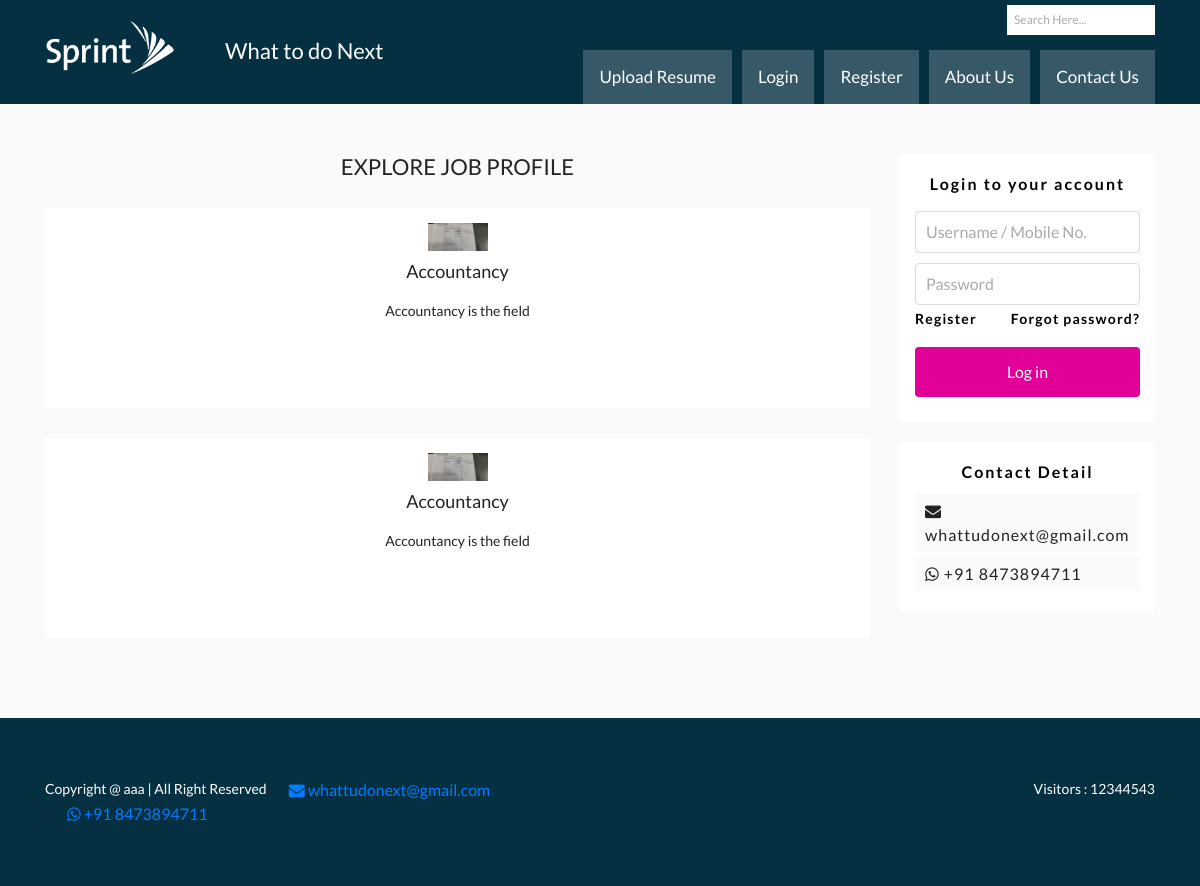
/, run on an earlier commit of the app's database.
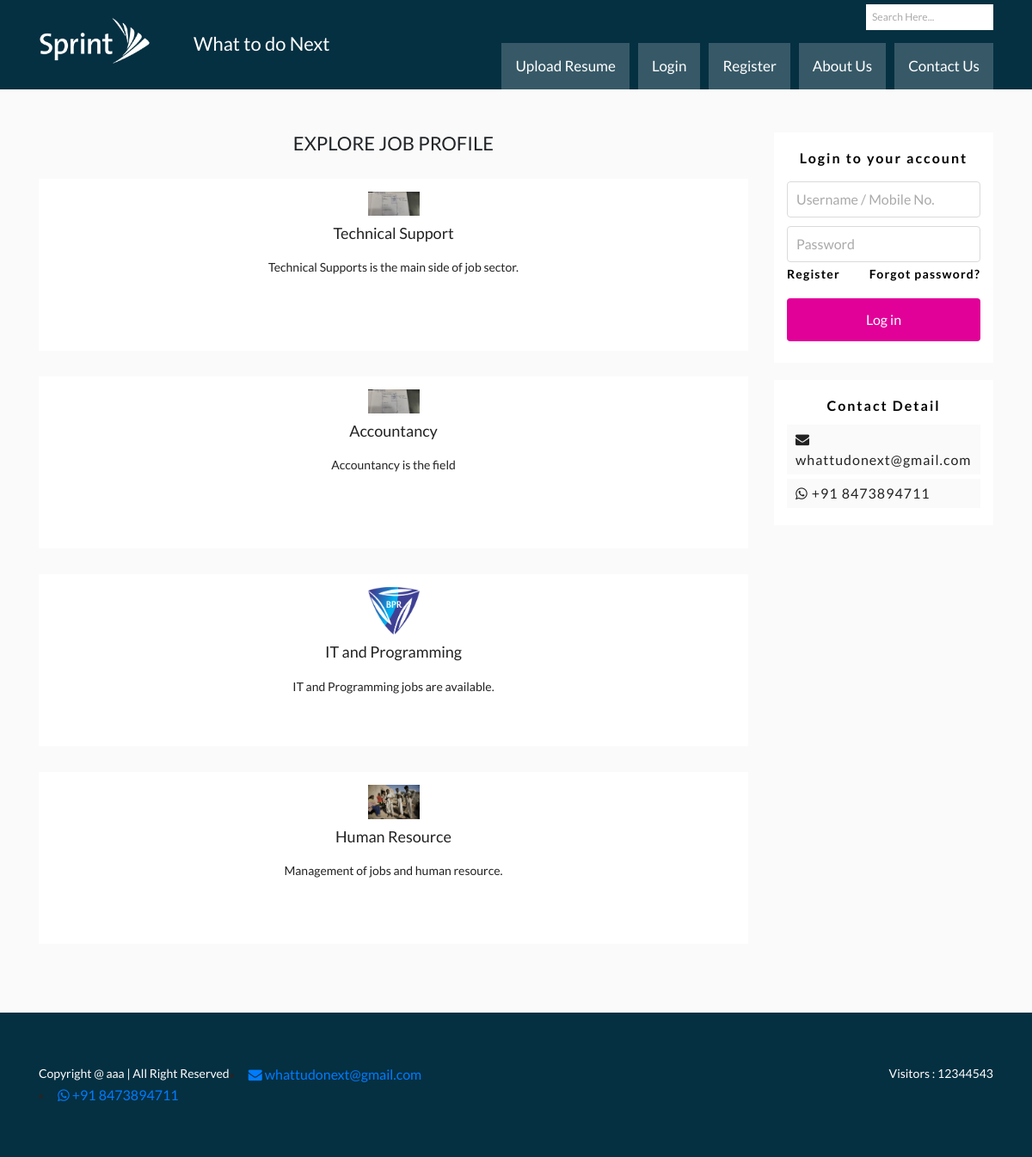
And on a later commit of the database.
### jobsector/models.py (models this page shows, shortened)
class Jobsector(models.Model):
    title = models.CharField(max_length=100)
    overview = models.TextField()
    thumbnail = models.ImageField()
    featured = models.BooleanField()

### jobportal/views.py (the view)
# urls.py: path('', index),
def index(request):
    queryset = Jobsector.objects.filter(featured=True)
    context = {
        'object_list': queryset
    }
    return render(request, 'index.html', context)

### templates/index.html
{% extends 'base.html' %} {% load static %} {% block content %}
<div class="center-main">
    <div class="container">
        <div class="row">
            <div class="col-lg-9">
                <div class="bottom-4sec">
                    <div class="row">
                        <div class="col-lg-12">
                            <h2>Explore job profile</h2>
                        </div>
                    </div>
                    {% for obj in object_list %}
                    <div class="row">
                        <div class="col-lg-12">
                            <div class="bottom-4sec-in">
                                <a href="jobsector/"><img src="{{obj.thumbnail.url}}">
                                    <h3>{{ obj.title}}</h3>
                                    <p>{{ obj.overview }}</p>
                                </a>
                            </div>
                        </div>
                    </div>
                    {% endfor %}
                </div>
            </div>
            <div class="col-lg-3">
                <div class="login-sec">
                    <h2>Login to your account</h2>
                    <input type="text" placeholder="Username / Mobile No.">
                    <input type="password" placeholder="Password">
                    <a href="/register" class="register-new">Register</a>
                    <a href="forgot-password.html" class="forgot-pass">Forgot password?</a>
                    <button type="button" class="btn btn-primary login-btn" onclick="window.location.href = 'home-page.html';">Log in </button>
                </div>
                <div class="login-contact">
                    <h2>Contact Detail</h2>
                    <ul>
                        <li><a href="#"><i class="fa fa-envelope" aria-hidden="true"></i> whattudonext@gmail.com</a></li>
                        <li><a href="#"><i class="fa fa-whatsapp" aria-hidden="true"></i> +91 8473894711</a></li>
                    </ul>
                </div>
            </div>
        </div>
    </div>
</div>
{% endblock content %}

### templates/base.html (shortened to what this page needs)
<!DOCTYPE html>
<html lang="en">
{% include "head.html" %}
<body>
    {% include "header.html" %}
    {% block content %}
    {% endblock content %}
{% include "footer.html" %}
</body>
</html>

### templates/head.html (shortened to what this page needs)
{% load static %}
<link href="{% static 'css/bootstrap-grid.css' %}" rel="stylesheet" type="text/css">
<link href="{% static 'css/bootstrap-reboot.css' %}" rel="stylesheet" type="text/css">
<link href="{% static 'css/bootstrap.css' %}" rel="stylesheet" type="text/css">
<link href="{% static 'css/font-awesome.min.css' %}" rel="stylesheet">
<link href="{% static 'css/style.css' %}" rel="stylesheet" type="text/css">

### templates/header.html (shortened to what this page needs)
{% load static %}
<div class="header-main">
    <div class="container">
        <div class="row">
            <div class="col-lg-12">
            <div class="header-left ">
                <a href="/"><img src="{% static 'images/logo.png' %}"></a>
                <h2>What to do Next</h2>
            </div>
            <div class="header-right">
            <div class="search-bar">
                <input type="text" placeholder="Search Here...">
            </div>
            <div class="clearfix"></div>
            <div class="topnav" id="myTopnav">
              <a href="#" class="active">Upload Resume</a>
              <a href="/login">Login</a>
              <a href="/register">Register</a>
              <a href="#">About Us</a>
              <a href="#">Contact Us</a>
            </div>
            </div>
            </div>
        </div>
    </div>
    </div>

### templates/footer.html
<footer class="footer-main">
<div class="footer-main">
    <div class="container">
        <div class="row">
            <div class="col-lg-12">
            <p>Copyright @ aaa | All Right Reserved</p>
            <span>Visitors : 12344543</span>
                	<li><a href="#"><i class="fa fa-envelope" aria-hidden="true"></i> whattudonext@gmail.com</a></li>
                    <li><a href="#"><i class="fa fa-whatsapp" aria-hidden="true"></i> +91 8473894711</a></li>
        </div>
    </div>
    </div>
</footer>

### templates/scripts.html (shortened to what this page needs)
{% load static %}

### static_in_env/css/style.css (style rules this page uses)
* { box-sizing: border-box; outline-style: none; box-shadow: none; border-color: transparent; }
body { background: #fafafa; font-family: 'Lato', sans-serif; }
.header-main { background: #053041; display: block; min-height: 100px; }
.header-left { float: left; padding: 20px 0 0 0; }
.header-left img { width: 130px; float: left; }
.header-left h2 { float: left; margin: 16px 0px 0 50px; color: #fff; font-size: 22px; display: block; line-height: 30px; }
.header-right { float: right; }
.search-bar { float: right; height: 50px; }
.search-bar input { display: block; padding: 3px 5px; line-height: 20px; font-size: 12px; margin: 5px 0 0 0; }
.topnav { overflow: hidden; background-color: none; float: right; }
.topnav a { float: left; display: block; color: #fff; margin: 0 0 0 10px; background-color: #375967; text-align: center; padding: 14px 16px; text-decoration: none; font-size: 17px; }
.topnav a.active { background-color: #375967; color: #fff; }
.login-sec { background: #fff; padding: 15px; min-height: 200px; text-align: center; margin: 0 0 20px 0; }
.login-sec h2 { text-align: center; color: #000000; font-family: Lato; font-size: 16px; font-weight: bold; letter-spacing: 2px; line-height: 29px; }
.login-sec input[type=text], .login-sec input[type=password], .login-sec input[type=number] { margin: 5px 0; box-sizing: border-box; width: 100%; padding: 0 10px; line-height: 40px; font-size: 16px; border: 1px solid #DADADA; border-radius: 4px; background-color: #FFFFFF; color: #444; }
input::placeholder { color: #aaa; }
.login-sec .login-btn { margin: 10px 0; padding: 0 10px; line-height: 50px; font-size: 16px; border-radius: 4px; border: 0; width: 100%; background-color: #e10098; color: #FFFFFF; font-family: Lato; }
.login-sec .forgot-pass { color: #000000; text-align: right; float: right; margin: 0 0 10px 0; font-family: Lato; font-size: 14px; font-weight: bold; letter-spacing: 1.17px; line-height: 17px; }
.login-sec .register-new { color: #000000; text-align: left; float: left; margin: 0 0 10px 0; font-family: Lato; font-size: 14px; font-weight: bold; letter-spacing: 1.17px; line-height: 17px; }
.login-contact { background: #fff; padding: 15px; text-align: center; margin: 0 0 20px 0; }
.login-contact h2 { text-align: center; color: #000000; font-family: Lato; font-size: 16px; font-weight: bold; letter-spacing: 2px; line-height: 29px; }
.login-contact ul { margin: 0; padding: 0; }
.login-contact li { background: #fafafa; color: #222; display: block; padding: 5px 10px; font-family: Lato; font-size: 16px; font-weight: 500; letter-spacing: 1px; text-align: left; margin: 0 0 5px 0; }
.login-contact li a { color: #222; }
.center-main { padding: 50px 0; display: block; }
.bottom-4sec { display: block; padding: 0px 0; }
.bottom-4sec h2 { display: block; text-align: center; font-size: 22px; padding: 0 0 20px 0; text-transform: uppercase; }
.bottom-4sec-in { background: #fff; padding: 15px; min-height: 200px; text-align: center; margin: 0 0 30px 0 }
.bottom-4sec-in img { width: 60px; }
.bottom-4sec-in h3 { font-size: 18px; display: block; padding: 10px 0; color: #222; }
.bottom-4sec-in p { font-size: 14px; display: block; padding: 0px 0; color: #222; }
.footer-main { background: #053041; display: block; padding: 30px 0; }
.footer-main p { font-size: 14px; float: left; display: block; color: #fff; padding: 0; margin: 0; }
.footer-main span { font-size: 14px; float: right; display: block; color: #fff; padding: 0; margin: 0; }

What changed in the data, as far as the page shows it:
changed Jobsector: title "Accountancy" → "Technical Support"; overview "Accountancy is the field" → "Technical Supports is the main side of job sector."
added Jobsector: thumbnail (picture), title "IT and Programming", overview "IT and Programming jobs are available."
added Jobsector: thumbnail (picture), title "Human Resource", overview "Management of jobs and human resource."
